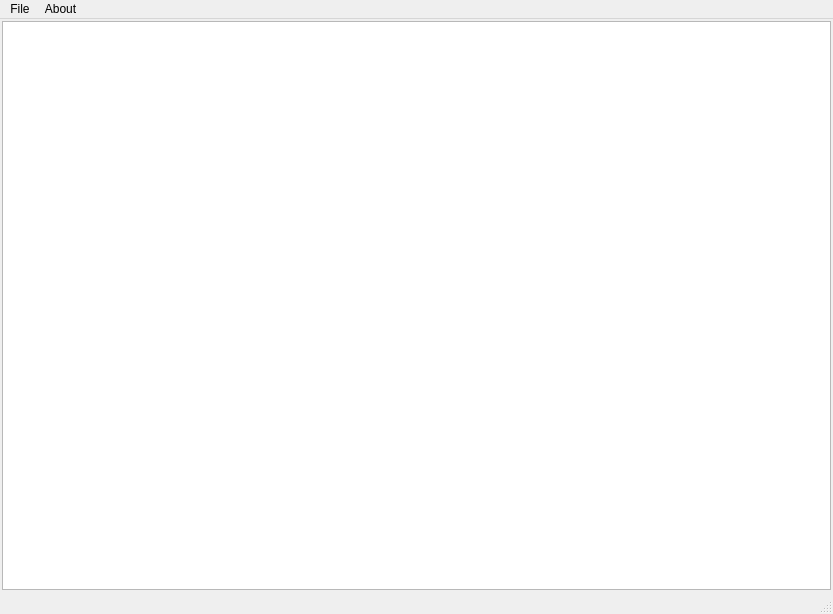
<?xml version="1.0" encoding="UTF-8"?>
<ui version="4.0">
 <class>MainWindow</class>
 <widget class="QMainWindow" name="MainWindow">
  <property name="geometry">
   <rect>
    <x>0</x>
    <y>0</y>
    <width>833</width>
    <height>614</height>
   </rect>
  </property>
  <property name="windowTitle">
   <string>MainWindow</string>
  </property>
  <widget class="QWidget" name="centralwidget">
   <property name="sizePolicy">
    <sizepolicy hsizetype="Fixed" vsizetype="Preferred">
     <horstretch>0</horstretch>
     <verstretch>0</verstretch>
    </sizepolicy>
   </property>
   <layout class="QGridLayout" name="gridLayout" rowstretch="0" columnstretch="0">
    <property name="sizeConstraint">
     <enum>QLayout::SetDefaultConstraint</enum>
    </property>
    <property name="margin">
     <number>2</number>
    </property>
    <property name="spacing">
     <number>5</number>
    </property>
    <item row="0" column="0">
     <widget class="QGraphicsView" name="graphicsView"/>
    </item>
   </layout>
  </widget>
  <widget class="QMenuBar" name="menubar">
   <property name="geometry">
    <rect>
     <x>0</x>
     <y>0</y>
     <width>833</width>
     <height>26</height>
    </rect>
   </property>
   <widget class="QMenu" name="menuFile">
    <property name="title">
     <string>File</string>
    </property>
    <addaction name="actionSave"/>
    <addaction name="actionOpen"/>
    <addaction name="separator"/>
    <addaction name="actionExport_to_SVG"/>
    <addaction name="separator"/>
    <addaction name="actionClose"/>
   </widget>
   <widget class="QMenu" name="menuAbout">
    <property name="title">
     <string>About</string>
    </property>
    <addaction name="actionHelp"/>
   </widget>
   <addaction name="menuFile"/>
   <addaction name="menuAbout"/>
  </widget>
  <widget class="QStatusBar" name="statusbar"/>
  <action name="actionClose">
   <property name="text">
    <string>Close</string>
   </property>
  </action>
  <action name="actionSave">
   <property name="text">
    <string>Save</string>
   </property>
  </action>
  <action name="actionOpen">
   <property name="text">
    <string>Open</string>
   </property>
  </action>
  <action name="actionHelp">
   <property name="text">
    <string>Help</string>
   </property>
  </action>
  <action name="actionExport_to_SVG">
   <property name="text">
    <string>Export to SVG...</string>
   </property>
  </action>
 </widget>
 <resources/>
 <connections/>
</ui>
